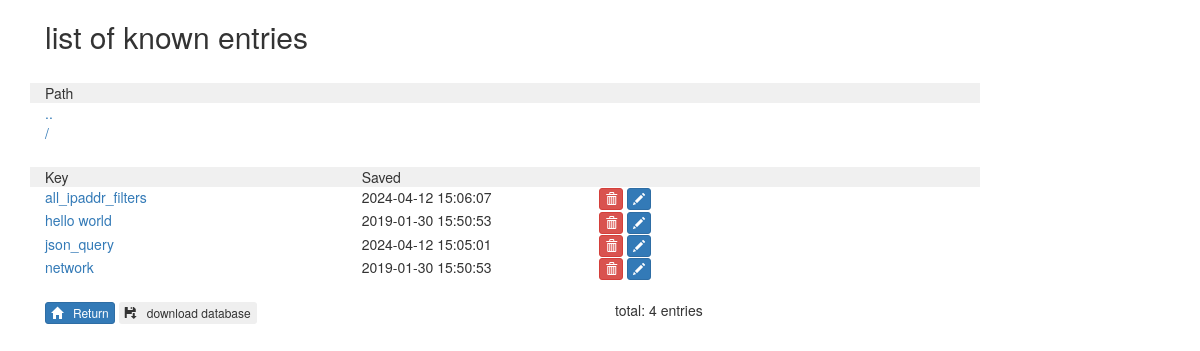
The page /list/demo on the database its author committed.
### tables this page shows
CREATE TABLE templates 
                  (name     VARCHAR(256) PRIMARY KEY NOT NULL, 
                   template VARCHAR(32768),
                   params   VARCHAR(1024),
                   timestamp TIMESTAMP DEFAULT CURRENT_TIMESTAMP);

### parser.py (the view)
@app.route('/list/<path:list_path>', methods=['GET', 'POST'])
@app.route('/list/', defaults={'list_path': ''},  methods=['GET', 'POST']  )
@app.route('/list',  defaults={'list_path': ''} )
def name_list(list_path):
    if request.method == 'POST':
        if request.form['action'] == "delete":
              delete(request.form['name'])
        if request.form['action'] == "rename":
              renameto (request.form['entry'], request.form['to'], request.form['path'])
    try:
        conn = sqlite3.connect(SQL_FILE)
        c = conn.cursor()
        c.execute("""
                     SELECT name,timestamp
                            FROM templates
                            WHERE     name LIKE ?
                                  AND name NOT LIKE ?
                  """,
                                ('{}/%'.format(list_path),  '{}/%/%'.format(list_path))
                       if list_path!=''
                       else     ( '%', '%/%' )
                  )
        entries = {}
        for row in c:
            try:
                full_path, relative_name = row[0].rsplit("/", 1)
            except:
                full_path, relative_name = '', row[0]
            entries[relative_name]  = { 'name': row[0], 'path': full_path, 'timestamp': row[1] }
        c.execute("""
                     SELECT name
                             FROM templates
                             WHERE name LIKE ?
                  """,
                       	( '{}/%/%'.format(list_path) if list_path!='' else '%/%', ))
        paths = {}
        if list_path!='':
            backpath = join_paths (list_path.split('/')[:-1])
            paths['/']  = { 'link': '' }
            paths['..'] = { 'link': backpath }
        for row in c:
           relative_path = row[0][len(list_path):]
           if relative_path[0]=='/':
               relative_path = relative_path[1:]
           short_path = relative_path.split('/')[0]
           paths[short_path]  = { 'link': join_paths((list_path, short_path)) }
        conn.commit()
        conn.close()
        return render_template('list.html',
                               nb=len(entries), entries=entries,
                               paths=paths,
                               current_path=list_path,
                               root=request.url_root)
    except Exception as e:
        print( "Exception {}".format(e.args) )
        return ('<html><body><h2>Internal Error</h2>{}</body></html>'.format(e.args))

### parser.py (called while the page is built)
def join_paths(*paths):
   return '/'.join(filter(None, *paths))

### templates/list.html (shortened to what this page needs)
{% extends 'base.html' %}
{% block body %}
     <form class="container">
         <H2>list of known entries</H2>
         <div id="rename_to"></div><br>
         <div class="row">
             <div class="col-md-10">
                    <div class="row" style="background-color: #f0f0f0;">
                         <div class="col-md-4"> Path</div>
                    </div>
                {% for path in paths.keys() | sort %}
                    <div class="row">
                         <div class="col-md-4">
                                 <a href="/list/{{ paths[path]['link'] }}"> {{ path }}</A>
                         </div>
                    </div>
                {% endfor %}
             </div>
         </div>
         <div class="row" style="margin-top:24px">
             <div class="col-md-10">
                    <div class="row" style="background-color: #f0f0f0;">
                         <div class="col-md-4"> Key </div>
                         <div class="col-md-3"> Saved </div>
                         <div class="col-md-2"> </div>
                    </div>
                {% for entry in entries.keys() | sort %}
                    <div class="row">
                         <div class="col-md-4">
                                 <a href="/load/{{ entries[entry]['name'] }}" class="edithide{{loop.index}}" id="entry{{loop.index}}">
                                    {{ entry }}
                                 </A>
                         </div>
                         <div class="col-md-3">{{ entries[entry]['timestamp'] }}</div>
                         <div class="col-md-2" id="menu{{loop.index}}">
                                   <button type="button" class="btn btn-danger btn-xs edithide"
				           id="delete{{loop.index}}" value="Delete"
                                           onClick="doDelete( {{loop.index}}, '{{ entries[entry]['name'] }}' )">
                                       <i class="glyphicon glyphicon-trash"> </i>
                                   </button>
                                   <button type="button" class="btn btn-primary btn-xs pressme{{loop.index}} edithide"
                                           id="rename_{{loop.index}}">
                                       <i class="glyphicon glyphicon-pencil"> </i>
                                   </button>
                         </div>
                     </div>
                {% endfor %}
             </div>
          </div>
         <div class="row">
             <div class="col-md-6">
               <br>
                   <button type="button" class="btn btn-primary btn-xs" id="home" onClick="location.href='/'">
                                <i class="glyphicon glyphicon-home"></i> &nbsp; Return
                   </button>
                   <button type="button" class="btn btn-secondary btn-xs" id="save" onClick="location.href='/csv'">
                                <i class="glyphicon glyphicon-floppy-save"></i> &nbsp; download database
                   </button>
             </div>
         <div class="row">
             <div class="col-md-6 pull-right">
               <br>
                total: {{ nb }} entries
             </div>
         </div>
       </form>
{% endblock %}

### templates/base.html (shortened to what this page needs)
<!DOCTYPE html>
<html>
<head>
    <link rel="stylesheet" href="https://maxcdn.bootstrapcdn.com/bootstrap/3.3.7/css/bootstrap.min.css"
>
    <link href="//netdna.bootstrapcdn.com/bootstrap/3.0.0/css/bootstrap-glyphicons.css" rel="stylesheet">
    <link rel="stylesheet" type="text/css" href="{{ url_for('static', filename='css/style.css') }}">
</head>
<body>
    {% block body %}
    {% endblock %}
</body>
</html>

### static/css/style.css (style rules this page uses)
.container { width: 95%; }

### rows shown on the page
templates: timestamp "2024-04-12 15:06:07"
templates: timestamp "2019-01-30 15:50:53"
templates: timestamp "2024-04-12 15:05:01"
templates: timestamp "2019-01-30 15:50:53"

### other values the page prints
{{ path }} ".." "/"
{{ entry }} "all_ipaddr_filters" "hello world" "json_query" "network"
{{ nb }} "4"
